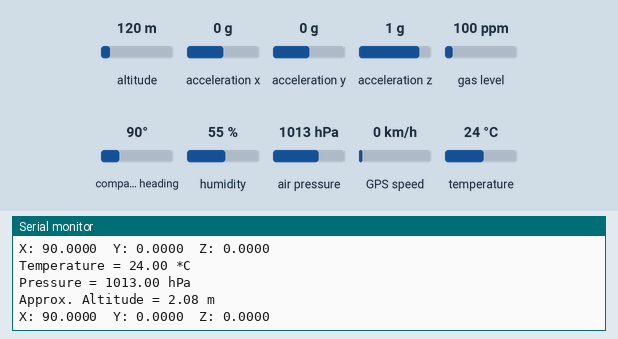
This sketch was run on a simulated Arduino Uno, built with avr-gcc and run on an emulated ATmega328P. On the bench: the last lines printed to the serial monitor. The test bench sets the inputs (shaded band); at power-on: altitude 120 m, acceleration x 0 g, acceleration y 0 g, acceleration z 1 g, compass heading 90°, gas level 100 ppm, humidity 55 %, air pressure 1013 hPa, GPS speed 0 km/h, temperature 24 °C. The GPS gets a fix after 3 s at 37.7749, -122.4194 with 8 satellites.

Above: at 6.2 s.
6.3 s: altitude set to 20 m
At 7.1 s:
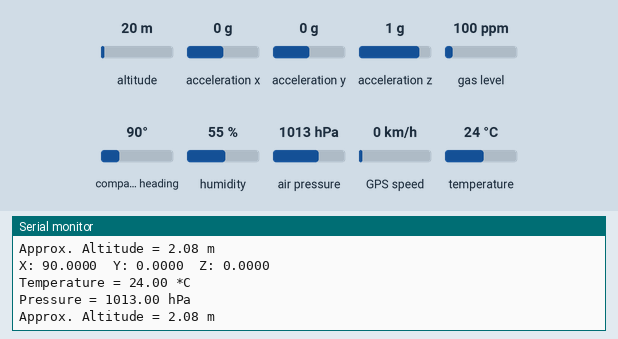
7.8 s: acceleration x set to -1.4 g
At 8.63 s:
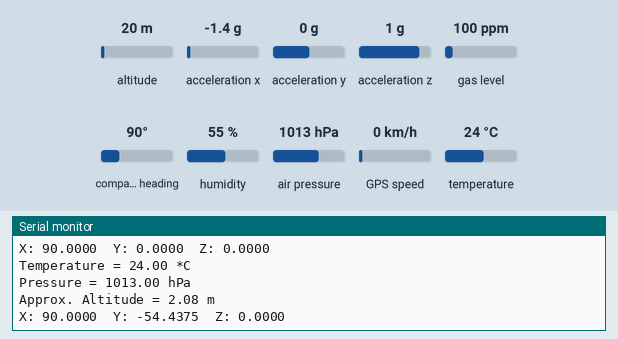
9.3 s: acceleration y set to -1.4 g
At 9.8 s:
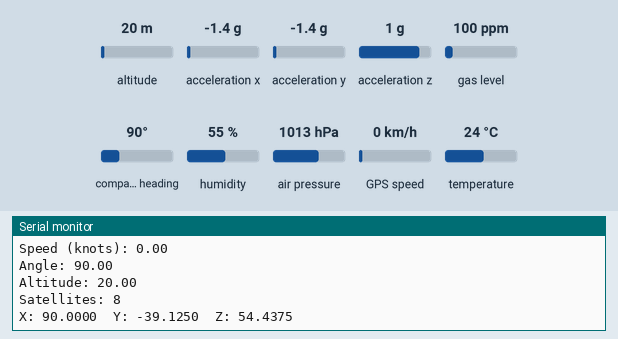
10.8 s: acceleration z set to -1.4 g
At 10.96 s:
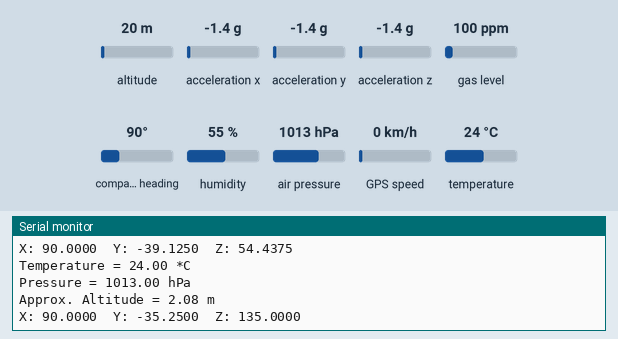
12.3 s: compass heading set to 7°
At 13.29 s:
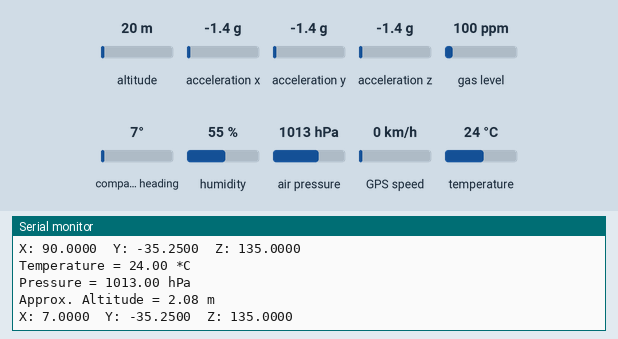
Timing chart, 0 to 14.8 s (numbered marks = the images above; inputs shaded):
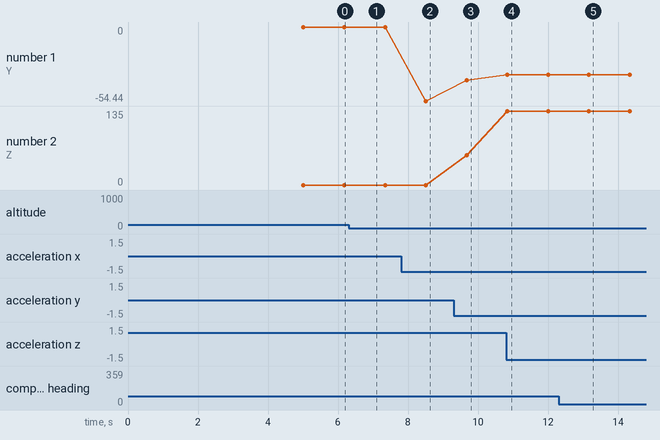

Measured:
- after the input at 7.8 s, the serial monitor: prints a new line after 0.70 s (image 2)
- after the input at 9.3 s, the serial monitor: prints a new line after 0.37 s (image 3)
- after the input at 10.8 s, the serial monitor: prints a new line at once (image 4)
- after the input at 12.3 s, the serial monitor: prints a new line after 0.86 s (image 5)
- plotted number 1: 0 → -54.44 after the input at 7.8 s, -54.44 → -39.12 after the input at 9.3 s, -39.12 → -35.25 after the input at 10.8 s
- plotted number 2: 0 → 54.44 after the input at 9.3 s, 54.44 → 135 after the input at 10.8 s

The sketch:

AllSensorTest.ino
```cpp
#include <Adafruit_GPS.h>
#include <SoftwareSerial.h>
#include <Wire.h>
#include <Adafruit_Sensor.h>
#include <Adafruit_BNO055.h>
#include <utility/imumaths.h>
#include <SPI.h>
#include "Adafruit_BMP3XX.h"


//GPS setup
SoftwareSerial mySerial(8, 7);
Adafruit_GPS GPS(&mySerial);
#define GPSECHO  true

//BNO setup
#define BNO055_SAMPLERATE_DELAY_MS (100)
Adafruit_BNO055 bno = Adafruit_BNO055(55, 0x28);

//BMP setup
#define BMP_SCK 13
#define BMP_MISO 12
#define BMP_MOSI 11
#define BMP_CS 10
#define SEALEVELPRESSURE_HPA (1013.25)
Adafruit_BMP3XX bmp;


void setup() {
  Serial.begin(115200);
  delay(5000);


  //GPS initialization
  GPS.begin(9600);
  GPS.sendCommand(PMTK_SET_NMEA_OUTPUT_RMCGGA);
  GPS.sendCommand(PMTK_SET_NMEA_UPDATE_1HZ);
  GPS.sendCommand(PGCMD_ANTENNA);


  //BNO initialization
  if(!bno.begin())
  {
    Serial.print("Ooops, no BNO055 detected ... Check your wiring or I2C ADDR!");
    while(1);
  }
  bno.setExtCrystalUse(true);


  //BMP initialization
  if (!bmp.begin_I2C()) {
    Serial.println("Could not find a valid BMP3 sensor, check wiring!");
    while (1);
  }
  bmp.setTemperatureOversampling(BMP3_OVERSAMPLING_8X);
  bmp.setPressureOversampling(BMP3_OVERSAMPLING_4X);
  bmp.setIIRFilterCoeff(BMP3_IIR_FILTER_COEFF_3);
  bmp.setOutputDataRate(BMP3_ODR_50_HZ);


}


uint32_t timer = millis();

void loop() {
  //GPS code
  char c = GPS.read();
  if ((c) && (GPSECHO))
    Serial.write(c);
  if (GPS.newNMEAreceived()) {
    if (!GPS.parse(GPS.lastNMEA()))
      return;
  }
  if (millis() - timer > 2000) {
    timer = millis();
    if (GPS.hour < 10) { Serial.print('0'); }
    Serial.print(GPS.hour, DEC); Serial.print(':');
    if (GPS.minute < 10) { Serial.print('0'); }
    Serial.print(GPS.minute, DEC); Serial.print(':');
    if (GPS.seconds < 10) { Serial.print('0'); }
    Serial.print(GPS.seconds, DEC); Serial.print('.');
    if (GPS.milliseconds < 10) {
      Serial.print("00");
    } else if (GPS.milliseconds > 9 && GPS.milliseconds < 100) {
      Serial.print("0");
    }
    Serial.println(GPS.milliseconds);
    Serial.print("Fix: "); Serial.print((int)GPS.fix);
    Serial.print(" quality: "); Serial.println((int)GPS.fixquality);
    if (GPS.fix) {
      Serial.print("Location: ");
      Serial.print(GPS.latitudeDegrees, 6);
      Serial.print(", ");
      Serial.println(GPS.longitudeDegrees, 6);

      Serial.print("Speed (knots): "); Serial.println(GPS.speed);
      Serial.print("Angle: "); Serial.println(GPS.angle);
      Serial.print("Altitude: "); Serial.println(GPS.altitude);
      Serial.print("Satellites: "); Serial.println((int)GPS.satellites);
    }
  }


  //BNO code
  sensors_event_t event;
  bno.getEvent(&event);
  Serial.print("X: ");
  Serial.print(event.orientation.x, 4);
  Serial.print("\tY: ");
  Serial.print(event.orientation.y, 4);
  Serial.print("\tZ: ");
  Serial.println(event.orientation.z, 4);


  if (! bmp.performReading()) {
    return;
  }
  Serial.print("Temperature = ");
  Serial.print(bmp.temperature);
  Serial.println(" *C");
  Serial.print("Pressure = ");
  Serial.print(bmp.pressure / 100.0);
  Serial.println(" hPa");
  Serial.print("Approx. Altitude = ");
  Serial.print(bmp.readAltitude(SEALEVELPRESSURE_HPA));
  Serial.println(" m");
  Serial.println();


  delay(1000);


}
```
